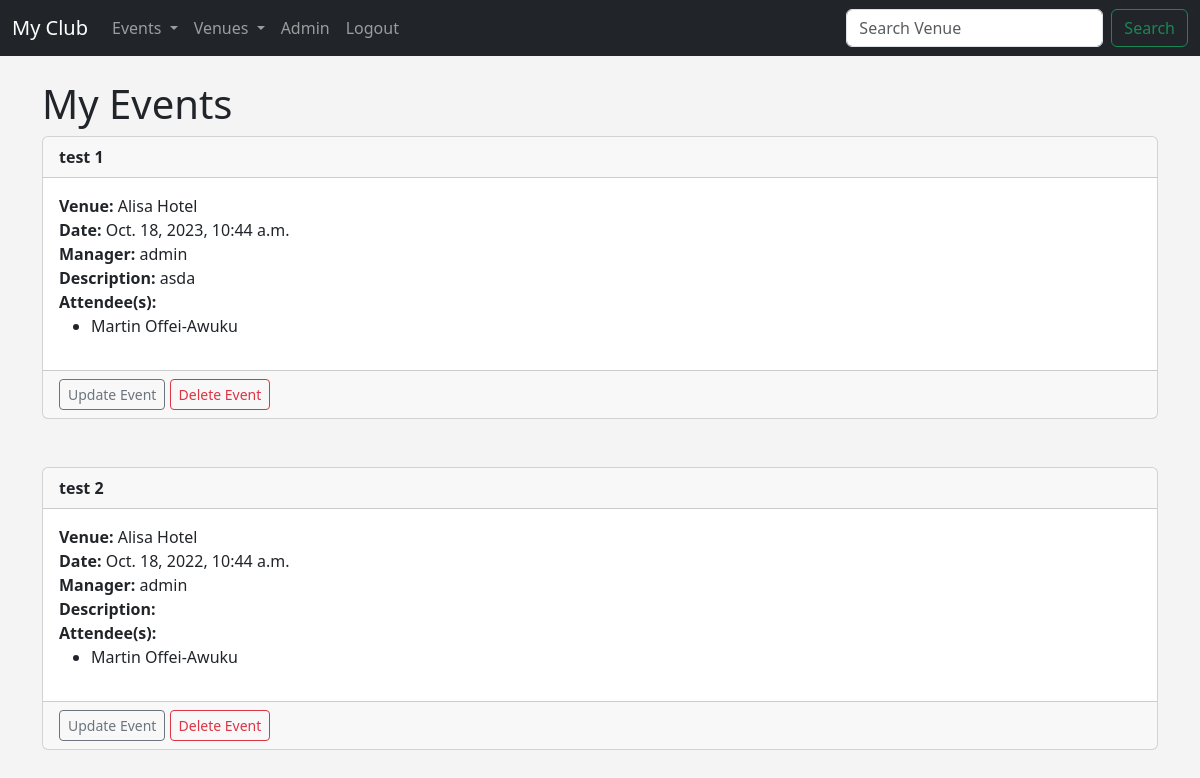
The app's page /my_events (signed in) with its own data.
### events/models.py (models this page shows, shortened)
class Event(models.Model):
    name = models.CharField('Events Name', max_length=50)
    event_date = models.DateTimeField( 'Events Date', max_length = 100)
    venue = models.ForeignKey(Venue, blank = True, null = True, on_delete = models.CASCADE)
    manager = models.ForeignKey(User, blank = True, null = True, on_delete = models.SET_NULL )
    description = models.TextField(blank = True )
    attendee = models.ManyToManyField( Person, blank = True)
    approved = models.BooleanField("Approved", default = False)
    def __str__(self):
        return self.name

class Venue(models.Model):
    name = models.CharField('Venue Name', max_length=50)
    address = models.CharField('Venue Address', max_length=300)
    zip_code = models.CharField('Zip Code', max_length=50, blank = True)
    phone_number = models.CharField('Phone Number', max_length=50)
    web = models.URLField( 'Website Address', max_length=200, blank = True)
    email_address = models.EmailField('Email Address', max_length=254, blank= True)
    owner = models.IntegerField("Venue Owner",blank = False, default = 1)
    venue_image = models.ImageField( upload_to = 'images/', null = True, blank = True)
    def __str__(self):
        return self.name

class Person(models.Model):
    first_name = models.CharField('Person FirstName', max_length=50)
    last_name = models.CharField('Person LastName', max_length=50)
    email = models.EmailField("Email Address", max_length=254)
    def __str__(self):
        return self.first_name + " " + self.last_name

### events/views.py (the view)
# urls.py: path("my_events", views.my_events, name ="my_events"),
def my_events(request):
    if request.user.is_authenticated:
        events = Event.objects.filter(attendee = request.user.id)
        return render(request,"my_events.html", {"events": events, })
    else:
        messages.success(request, "You are not authorised to view this page")
        return redirect("home")

### events/templates/my_events.html
{% extends "base.html" %}
{%  block content  %}
<h1>My Events</h1>
{% for event in events %}
<div class="card">
    <div class="card-header">
      <strong>{{event}}</strong>
    </div>
    <div class="card-body">
      <strong>Venue:</strong> {{event.venue}}<br>
      <p class="card-text" style = "margin: 0; padding: 0;">
        <strong>Date:</strong> {{event.event_date}}<br>
    <strong>Manager:</strong> {{event.manager}}<br>
<strong>Description:</strong> {{event.description}}<br>
<strong>Attendee(s):</strong>
    {% for attendee in event.attendee.all %}
    <ul style = "margin:0;">
    <li>{{attendee}}</li>
    </ul>
    {% endfor %}
      </p>
    </div>
    {% if user.is_authenticated %}
    {% if user == event.manager %}
    <div class="card-footer text-body-secondary">
      <a href = "{% url 'update_event' event.id %}" class =  "btn btn-outline-secondary btn-sm"> Update Event </a>
      <a href = "{% url 'delete_event' event.id %}" class =  "btn btn-outline-danger btn-sm"> Delete Event </a>
    </div>
  {% endif %}
  {% endif %}
</div>
<br><br>
{% endfor %}
{% endblock  %}

### events/templates/base.html (style rules this page uses)
body { background:#f4f4f4; }

### records on screen
Event: name "test 1", venue "Alisa Hotel", event_date "Oct. 18, 2023, 10:44 a.m.", manager "admin", description "asda", shows "Update Event"
Person: first_name+last_name "Martin Offei-Awuku"
Event: name "test 2", venue "Alisa Hotel", event_date "Oct. 18, 2022, 10:44 a.m.", manager "admin", shows "Update Event"
